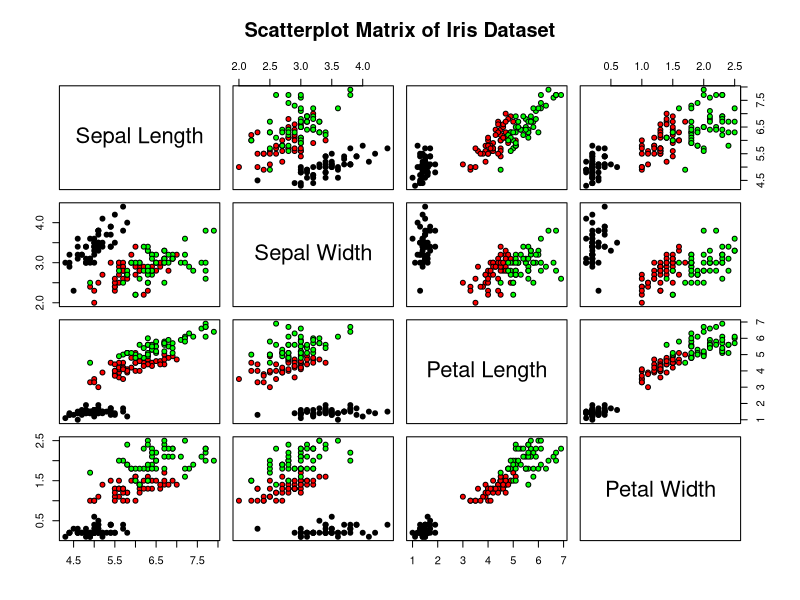
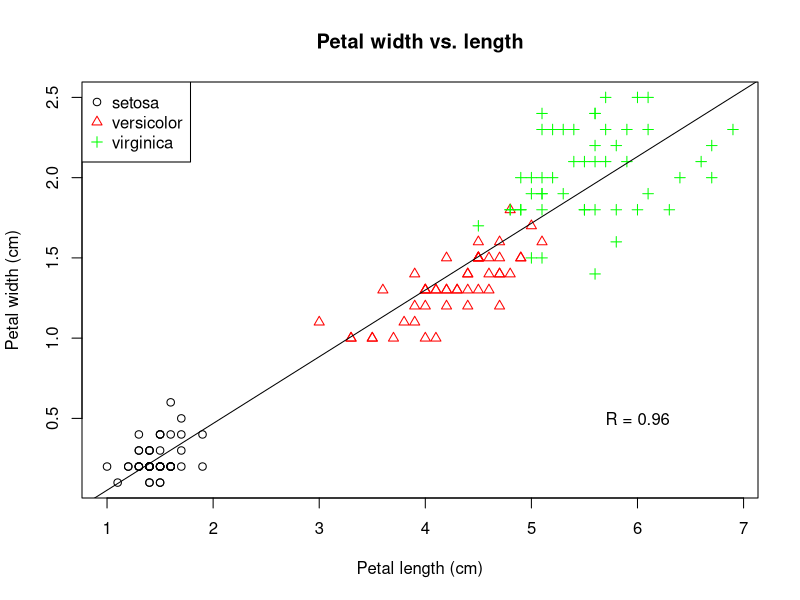

The R source for these figures, in order:
## ---- chunk 1
#pdf(file = "Scatterplot Matrix.pdf", paper = "A4")

iris
pairs(iris[1:4], 
      main = "Scatterplot Matrix of Iris Dataset",
      pch = 21, 
      bg = c("black","red","green")[unclass(iris$Species)],
      labels = c("Sepal Length", "Sepal Width", "Petal Length", "Petal Width"))

#dev.off()

## ---- chunk 2

#pdf(file = "Width-Length.pdf", width = 5.44, height = 4.16)
iris
colors <- c("black","red","green")
shapes <- c(1, 2, 3) 

plot(iris$Petal.Length, iris$Petal.Width, 
     col = colors[as.numeric(iris$Species)], 
     pch = shapes[as.numeric(iris$Species)],
     xlab = "Petal length (cm)", 
     ylab = "Petal width (cm)", 
     main = "Petal width vs. length")

legend("topleft", legend = levels(iris$Species), 
       col = colors, pch = shapes)

abline(lm(Petal.Width ~ Petal.Length, data = iris))
text(6, 0.5, paste("R =", round(cor(iris$Petal.Length, iris$Petal.Width), 2)))
#dev.off()

# Nice. You can also try to get the R from your lm:
# lm_iris<-lm(Petal.Width ~ Petal.Length, data = iris)
# r2_value <- summary(lm_iris)$r.squared
# text(5.5, 0.5, labels = paste("R = ", round(sqrt(r2_value), 2)), pos = 4)

